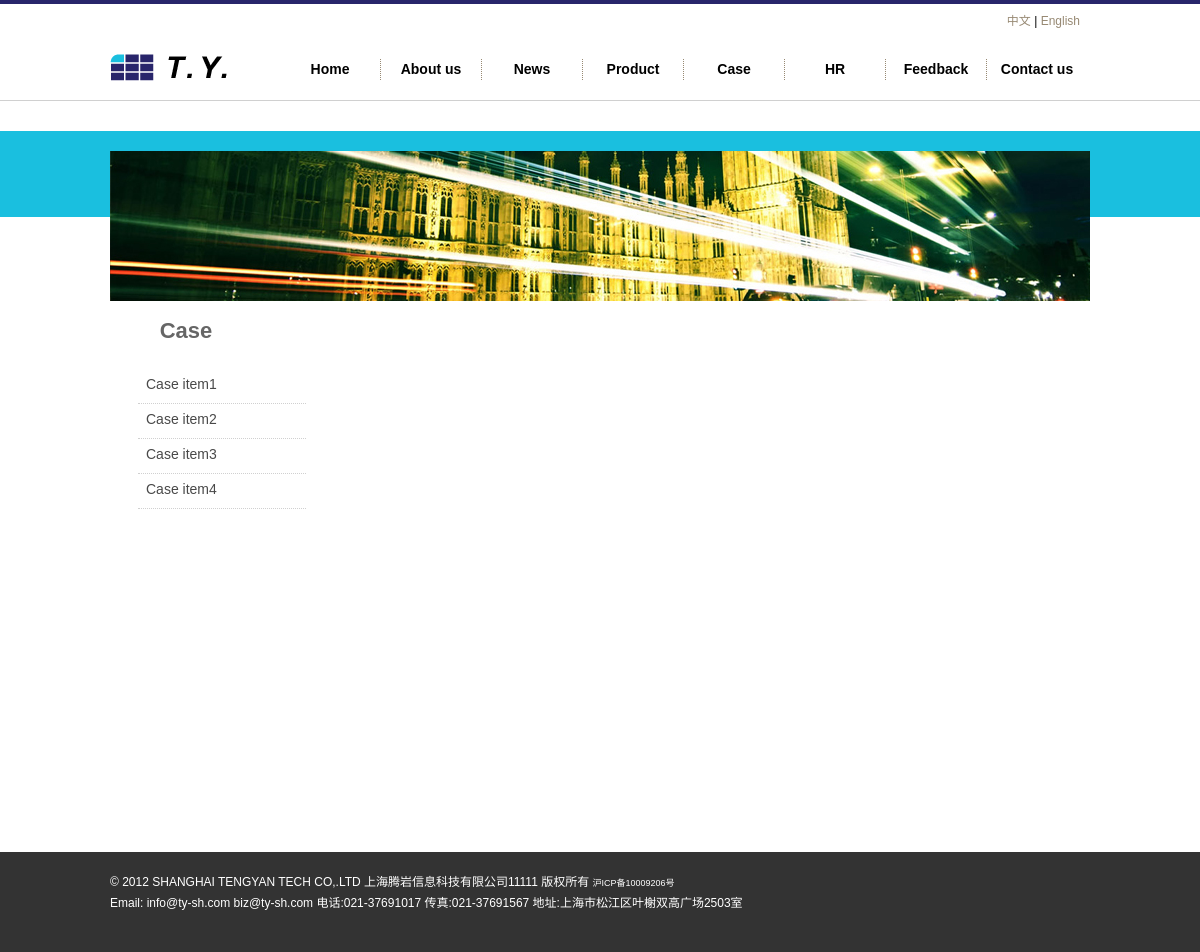
Page /en/case/casepage.php on the committed database.
### tables this page shows
CREATE TABLE `layoutpic` (
  `id_layoutpic` int(11) NOT NULL auto_increment,
  `id_layout` int(11) NOT NULL,
  `id_hr` int(11) NOT NULL,
  `title` varchar(250) NOT NULL,
  `intro` text NOT NULL,
  `url` varchar(250) NOT NULL,
  `opicname` varchar(250) NOT NULL,
  `spicname` varchar(250) NOT NULL,
  `dele` int(1) NOT NULL default '1',
  `type` varchar(3) NOT NULL,
  `indate` datetime NOT NULL,
  `modate` datetime NOT NULL,
  `deldate` datetime NOT NULL,
  `browsecount` int(11) NOT NULL,
  PRIMARY KEY  (`id_layoutpic`)
);

CREATE TABLE `newsdir` (
  `id_newsdir` int(11) NOT NULL auto_increment,
  `lang` int(1) NOT NULL default '1',
  `name` varchar(25) NOT NULL,
  `intro` text NOT NULL,
  `dele` int(1) NOT NULL default '1',
  `fatherid` int(11) NOT NULL,
  `level` int(1) NOT NULL,
  `ordernum` int(11) NOT NULL,
  PRIMARY KEY  (`id_newsdir`)
);

CREATE TABLE `layout` (
  `id_layout` int(11) NOT NULL auto_increment,
  `lang` int(1) NOT NULL default '1',
  `title` varchar(250) NOT NULL,
  `url` text NOT NULL,
  `intro` text NOT NULL,
  `content` text NOT NULL,
  `openstat` int(1) NOT NULL default '1',
  `ordernum` int(11) NOT NULL,
  PRIMARY KEY  (`id_layout`)
);

### www/inc/config.php (called while the page is built, shortened)
<?php
require_once("mysql.class.php");
$db_hostname="localhost";
$db_username="root";
$db_password="123456";
$db_database="demo-l1";
?>

### www/inc/function.class.php (called while the page is built, shortened)
<?php
$objDB=new mysql($db_hostname,$db_username,$db_password,$db_database);
$strSQL = "select iscopy,otherheader,title,keywords,description,icp,mapcode,statistics from siteset where id_siteset=1" ;
$objDB->Execute($strSQL);
function getcurrentfilename(){
return end(explode('/',$_SERVER["PHP_SELF"]));
}
function getnewsdir2($fatherid){
global	 $objDB;
$strSQL="SELECT id_newsdir,name,intro FROM newsdir WHERE level='2' and dele='1' and fatherid='".$fatherid."' order by ordernum asc";
$objDB->Execute($strSQL);
$getnewsdir2=$objDB->GetRows();
return $getnewsdir2;
}
function getlayoutinfo($lid,$tableField){
global	 $objDB;
$strSQL = "select $tableField from layout where id_layout='".$lid."'" ;
$objDB->Execute($strSQL);
$getlayoutinfo=$objDB->fields();
return $getlayoutinfo;
}
function getlayoutpic($lid,$postion){
global	 $objDB;
$strSQL = "select opicname as pic from layoutpic  where id_layout ='".$lid."' order by  id_layoutpic asc limit $postion,1" ;
$objDB->Execute($strSQL);
$arronepic=$objDB->fields();
return $arronepic[pic];
}
?>

### www/inc/en_header_core.php (called while the page is built, shortened)
<?php
$getcasedir2=getnewsdir2(18);
?>

### www/inc/en_casepage_core.php (called while the page is built, shortened)
<?php
require "../../inc/config.php";
require "../../inc/function.class.php";
require "../../inc/en_header_core.php";
?>

### www/en/case/casepage.php (the view, shortened to what this page needs)
<?php
require "../../inc/en_casepage_core.php";
?>
<!DOCTYPE html PUBLIC "-//W3C//DTD XHTML 1.0 Transitional//EN" "http://www.w3.org/TR/xhtml1/DTD/xhtml1-transitional.dtd">
<html xmlns="http://www.w3.org/1999/xhtml">
<head>
<link href="../../inc/css/css1.css" rel="stylesheet" type="text/css">
</head>
<body>
<? require "../header.php"; ?>
<div id="about_banner">
<div id="about_box"><img src="../../inc/pics/about_banner.jpg" /></div>
</div>
<div id="news_contbox">
<div id="about_top">
<div id="about_toptitle">Case</div>
<div id="about_topintro"></div>
</div>
<div id="about_left">
<ul>
<? for($i=0;$i<sizeof($getcasedir2);$i++){?>
<li><a href="/en/case/case.php?ndir=<?=$getcasedir2[$i][id_newsdir];?>" <? if($_GET[ndir]==$getcasedir2[$i][id_newsdir]){echo 'class="curr"';}?>><?=$getcasedir2[$i][name];?></a></li>
<? }?>
</ul>
</div>
<div id="news_right">
<div class="newspicbox">
</div>
<div id="nvai"> <?php if(substr(trim($strNavigate),-46)!='#494949"><strong>1</strong></font>&nbsp;&nbsp;'){echo $strNavigate;}?></div>
</div>
</div>
<? require "../footer.php"; ?>
</body>
</html>

### www/en/header.php (shortened to what this page needs)
<div id="header_box">
<div id="header" >
<div id="header_logo"><a href="/"><img src="/upload/layout/<?=getlayoutpic(1,0)?>" width="132" height="27" /></a></div>
<div id="header_menubox">
<div id="header_language"><a href="/">中文</a> | <a href="/en/">English</a></div>
<div id="header_menu" style="position: relative">
<ul  id="menu">
<li><a href="/en/" id="n1"  <? if(getcurrentfilename()=='index.php'){echo ' class="curr"';}?>>Home</a></li>
<li><a href="/en/about/about.php?pageid=8" id="n2"  <? if(getcurrentfilename()=='about.php'){echo ' class="curr"';}?>>About us</a></li>
<li><a href="/en/news/news.php" id="n3"  <? if(getcurrentfilename()=='news.php'){echo ' class="curr"';}?>>News</a></li>
<li><a href="/en/product/product.php?id1=7" id="n4"  <? if(getcurrentfilename()=='product.php'){echo ' class="curr"';}?>>Product</a></li>
<li><a href="/en/case/case.php" id="n5"  <? if(getcurrentfilename()=='case.php'){echo ' class="curr"';}?>>Case</a></li>
<li><a href="/en/about/hr.php?pageid=13" id="n6"  <? if(getcurrentfilename()=='hr.php'){echo ' class="curr"';}?>>HR</a></li>
<li><a href="javascript:void(0)"  onclick="needsendmail2();" id="n7"  >Feedback</a></li>
<li style="border-right: none;"><a href="/en/about/contact.php?pageid=14" id="n8"  <? if(getcurrentfilename()=='contact.php'){echo ' class="curr"';}?>>Contact us</a></li>
</ul>
</div>
</div>
</div>
</div>

### www/en/footer.php (shortened to what this page needs)
<div id="footer">
<div id="footer_info">
<p>
<?
$footertext=getlayoutinfo(8,'content');
echo $footertext[content];
?>
</p>
</div>
</div>

### www/inc/css/css1.css (style rules this page uses)
html,body,div,img,h1,h2,h3,h4,h5,h6,ul,p,blockquote,form,fieldset,table,th,td,fieldset,legend { margin:0;padding:0;border:0; }
html { overflow-y:scroll; }
body { font-size:87.5%; }
a { outline:none; border-style: none; -moz-outline-style: none; }
p,ul,ol { margin-bottom:15px; }
li { margin-left:20px; }
a { color: #183F72; text-decoration: underline; }
body { font-family: Arial, Helvetica, sans-serif; text-align:left; font-size: 9pt; background-color:#fff; line-height: 1.5em; }
#header_box { width: 100%;height:96px;border-top: 4px #28256B solid;border-bottom:1px #D0D0D0 solid; }
#header { width: 980px;height:96px;margin: 0 auto; }
#header_logo { float:left;width: 137px;height:30px; margin-top:50px; }
#header_menubox { float:right;width:840px; height:96px; }
#header_language { float:right; margin-right:10px;width:300px; height:30px; text-align:right; line-height:35px; }
#header_language a { font-size: 9pt; color: #978973; text-decoration: none; font-weight: normal; }
#header_menu { float:right; margin-top:25px;width:810px; height:21px; }
#menu { font-size:14px; }
#menu, #menu li { list-style:none; padding:0; margin:0; border-right:1px dotted #978973; }
#menu li { float:left; width:100px; height:21px; }
#menu li a { display:block; width:80px; margin-left:10px; height:21px; line-height:20px; text-align:center;color:#000; text-decoration:none;font-size:14px; font-weight: bold }
#footer { width: 100%;height:100px;background-color: #333333; color:#FFFFFF }
#footer_info { width: 980px;height:100px;margin: 0 auto; }
#footer p { float:left; margin-top:20px;line-height:20px; }
#footer a { font-size: 9px; color: #FFFFFF; text-decoration: none; font-weight: normal; }
#about_banner { margin-top:30px;width: 100%;height:86px;background-color: #1ABFDF; }
#about_box { position: relative; padding-top:25px; width: 980px;height:100px;margin: 0 auto; }
#about_box img { position: absolute; left:0px;top:20px; }
#about_top { float:left;width: 980px;height:50px; }
#about_toptitle { float:left; margin-top:20px;width: 152px;height:70px; font-size: 22px;color: #666666; font-weight: bold; text-align:center; }
#about_topintro { float:left; margin-top:20px; margin-left:90px; width: 500px;height:30px;font-size: 20px;color: #666666; font-weight: bold; }
#about_left { float:left; width: 210px;height:300px; }
#about_left ul { list-style: none; }
#about_left li { float:left; margin-top:15px; width:152px;height:20px; }
#about_left li a { padding:8px; display:block;margin-left:8px;font-size: 14px;color: #494949; text-decoration: none; font-weight: normal;width:152px;height:20px;border-bottom:1px #D0D0D0 dotted; }
#news_contbox { width: 980px;height:auto!important;min-height:550px;height:550px;margin: 0 auto; margin-top:85px; }
#news_right { float: right;width: 765px;height:auto!important;min-height:450px;height:450px; }
.newspicbox { float:left; margin-left:30px; margin-top:20px; width:735px;height:auto!important;min-height:450px;height:450px; }
#nvai { float:left;width:100%; height:25px; text-align:right }

### rows in the picture
layoutpic: opicname (picture)
newsdir: name "Case item1"
newsdir: name "Case item2"
newsdir: name "Case item3"
newsdir: name "Case item4"
layout: content "© 2012 SHANGHAI TENGYAN TECH CO,.LTD 上海腾岩信息科技有限公司11111 版权所有 沪ICP备10009206号 Email: info@ty-sh.com biz@ty-sh.com 电话:021-37691017 传真:021-37691567 地址:上海市松江区叶榭双高广场2503室"
